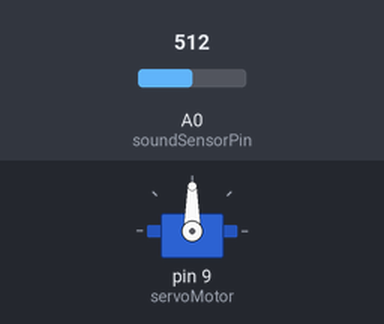
Simulated run of this sketch. Board: Arduino Uno, built with avr-gcc and run on an emulated ATmega328P. On the bench: servo. Inputs (shaded band) come from the test bench; at power-on: A0 (soundSensorPin) = 512.

Above: at 0.05 s.
At 3.55 s:
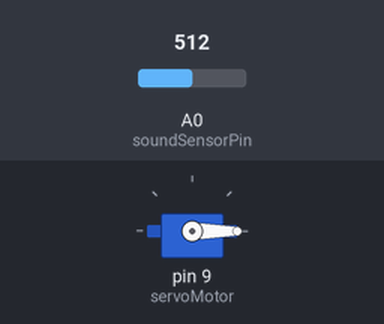
Timing chart, 0 to 8.2 s (numbered marks = the images above):
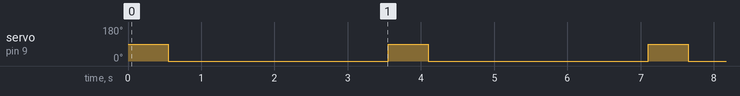

The sketch:

servo.motor.acionado.por.som.ino
```cpp
#include <Servo.h>

Servo servoMotor;
const int soundSensorPin = A0;
int soundThreshold = 400;  // Ajuste esse valor de acordo com seu sensor e ambiente
int claps = 0;

void setup() {
  servoMotor.attach(9);
  Serial.begin(9600);
}

void loop() {
  int soundValue = analogRead(soundSensorPin);

  if (soundValue > soundThreshold) {
    delay(50);  // Pequeno atraso para evitar detecção falsa
    int newSoundValue = analogRead(soundSensorPin);

    if (newSoundValue > soundThreshold) {
      claps++;
      delay(500);  // Atraso para evitar múltiplas detecções rápidas
    }
  }

  if (claps == 1) {
    // Gire o servo para a esquerda
    servoMotor.write(0);  // Angulo para a esquerda (ajuste conforme necessário)
    delay(3000);         // Mantenha a posição por 3 segundo
    servoMotor.write(90); // Volte à posição neutra
    claps = 0;
  } else if (claps == 2) {
    // Gire o servo para a direita
    servoMotor.write(180);  // Angulo para a direita (ajuste conforme necessário)
    delay(3000);           // Mantenha a posição por 3 segundo
    servoMotor.write(90);   // Volte à posição neutra
    claps = 0;
  }
}
```

Measured:
- by itself, servo on pin 9 (servoMotor): alternates 90° for 0.55 s and 0° for 3.0 s
